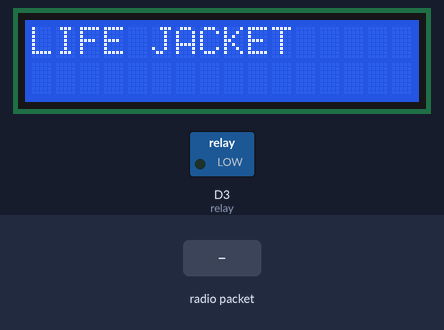
Simulated run of this sketch. Board: ESP8266 (NodeMCU). Parts: 16×2 character LCD, switched loads named in the sketch (green lamp = pin HIGH). Dashed ring = blinking. The inputs (shaded band) are chosen by the test bench. WiFi joins after 1.5 s; servers stay silent unless stated; no radio packets arrive unless stated; what the sketch prints to the serial monitor is not drawn.

Above: at 1.9 s.
5.2 s: radio packet "5" arrives
At 7.5 s:
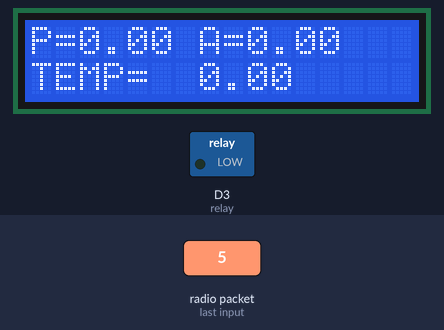
At 12.2 s:
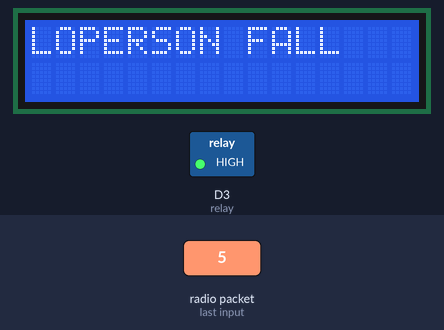
13.7 s: radio packet "90" arrives
At 19.3 s:
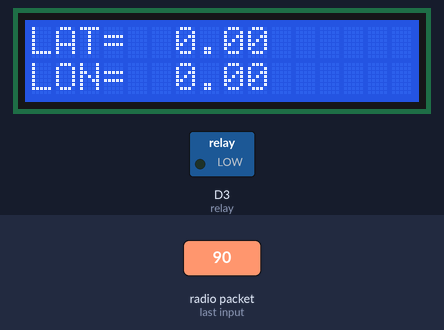
Timing chart, 0 to 22.7 s (numbered marks = the images above; inputs shaded):
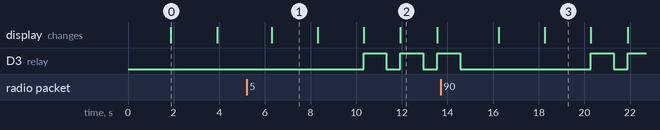

The sketch:

receiver.ino
```cpp
#define BLYNK_TEMPLATE_ID "TMPL3ps1jYcd1"
#define BLYNK_TEMPLATE_NAME "mountain"
#define BLYNK_AUTH_TOKEN "CGLRE6C-6FOGI8LpJLI_tdChRYMKYhjf"
#define BLYNK_PRINT Serial
#include <BlynkSimpleEsp8266.h>

#include <SPI.h>
#include <LoRa.h>
#include<LiquidCrystal_I2C.h>
LiquidCrystal_I2C lcd (0x27,16,2);
#define SS 15
#define RST 16
#define DIO0 2
const int relay = D3;
String pulse,acc,temp,lati,lon;
float a,b,c,d,e;
String getStringPartByNr(String data, char separator, int index)
{
  int stringdata = 0;
  String datapart ="";
  for (int i=0; i<data.length()-1; i++)
  {
    if(data[i]==separator)
    {
      stringdata++;
    }
    else if (stringdata== index)
    {
      datapart.concat(data[i]);
    }
    else if (stringdata>index)
    {
      return datapart;
      break;
    }
  }
  return datapart;
}
char auth[] = "CGLRE6C-6FOGI8LpJLI_tdChRYMKYhjf";

// Your WiFi credentials.
// Set password to "" for open networks.
char ssid[] = "iotadmin";
char pass[] = "12345678";


void setup() {
  // put your setup code here, to run once:
  Serial.begin(115200);
  pinMode(relay,OUTPUT);
Blynk.begin(auth, ssid, pass);

  lcd.begin();
  lcd.setCursor(0,0);
  lcd.print("LIFE JACKET");
  delay(2000);
  lcd.clear();
  while (!Serial);
 LoRa.setPins(SS, RST, DIO0);
  Serial.println("LoRa Receiver");
//  connectWifi();
  if (!LoRa.begin(433E6)) {
    Serial.println("Starting LoRa failed!");
    while (1);
  }

}

void loop() {
  // put your main code here, to run repeatedly:
   int packetSize = LoRa.parsePacket();
  if (packetSize) {
    // received a packet
    Serial.print("Received packet '");

    // read packet
    while (LoRa.available()) {
      // Serial.print((char)LoRa.read());
      String rcv = LoRa.readStringUntil('\n');
      Serial.println(rcv);
 String pulse = getStringPartByNr(rcv,':',0);
   String acc = getStringPartByNr(rcv,':',1);
   String temp = getStringPartByNr(rcv,':',2);
   String lati = getStringPartByNr(rcv,':',3);
   String lon = getStringPartByNr(rcv,':',4);

float a = pulse.toInt();
    float b = acc.toInt();
    float c = temp.toInt();
    float d = lati.toInt();
    float e = lon.toInt();
     Serial.print("PULSE=");
    Serial.println(a);
    Serial.print("ACCELERATION=");
    Serial.println(b);
    Serial.print("TEMPERATURE=");
    Serial.println(c);
    Serial.print("LATITUDE=");
    Serial.println(d);
    Serial.print("LONGITUDE=");
    Serial.println(e);
    lcd.begin();
  lcd.setCursor(0,0);
  lcd.print("P=");
  lcd.setCursor(2,0);
  lcd.print(a);
  Blynk.virtualWrite(V2," PULSE=");
  Blynk.virtualWrite(V2, a);
  lcd.setCursor(7,0);
  lcd.print("A=");
  lcd.setCursor(9,0);
  lcd.print(b);
  Blynk.virtualWrite(V2," ACCELERATION=" );
  Blynk.virtualWrite(V2, b);
  lcd.setCursor(0,1);
  lcd.print("TEMP=");
  lcd.setCursor(7,1);
  lcd.print(c);
  Blynk.virtualWrite(V2," TEMPERATURE=" );
  Blynk.virtualWrite(V2, c);
  delay(2000);
  lcd.clear();
  lcd.setCursor(0,0);
  lcd.print("LAT=");
  lcd.setCursor(6,0);
  lcd.print(d);
 Blynk.virtualWrite(V2," LATITUDE=");
  Blynk.virtualWrite(V2, d);
  lcd.setCursor(0,1);
  lcd.print("LON=");
  lcd.setCursor(6,1);
  lcd.print(e);
  Blynk.virtualWrite(V2," LONGITUDE=");
  Blynk.virtualWrite(V2, e);
  delay(2000);
  lcd.clear();
  if (a<40 )
  {
    lcd.setCursor(0,0);
  lcd.print("LOW PULSE");
    digitalWrite(relay,HIGH);
    delay(1000);
    digitalWrite(relay,LOW);
    Serial.print("HIGH PULSE RATE");
   Blynk.virtualWrite(V2, "HIGH PULSE RATE");
    delay(600);
  }
  if (b <1023)
  {
    lcd.setCursor(2,0);
  lcd.print("PERSON FALL");
    digitalWrite(relay,HIGH);
    delay(1000);
    digitalWrite(relay,LOW);
    Serial.print("PERSON FALL DOWN");
  Blynk.virtualWrite(V2, " PERSON FALL DOWN");
    delay(600);
  }
  if (c <75)
  {
    lcd.setCursor(0,1);
  lcd.print("LOW TEMPERATURE");
    digitalWrite(relay,HIGH);
    delay(1000);
    digitalWrite(relay,LOW);
    Serial.print("LOW TEMPERATURE");
  Blynk.virtualWrite(V2,"LOW TEMPERATURE");
    delay(600);
  }
    }
  }

  Blynk.run();
}
```

Measured:
- after the input at 5.2 s, D3 (relay): alternates HIGH for 1.0 s and LOW for 0.61 s, starting after 5.1 s; the display: changes after 1.1 s (image 1)
- after the input at 13.7 s, the display: first changes after 2.5 s (image 3 shows a later state)
- what the display in image 0 shows lasts 2.0 s, from 1.9 s to 3.9 s
- what the display in image 2 shows lasts 1.7 s, from 11.9 s to 13.6 s
